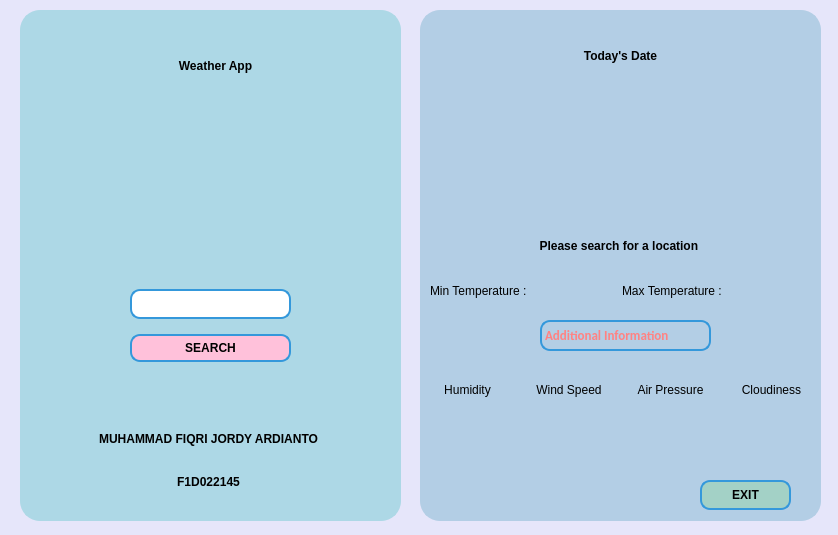
<?xml version="1.0" encoding="UTF-8"?>
<ui version="4.0">
 <class>Form</class>
 <widget class="QWidget" name="Form">
  <property name="geometry">
   <rect>
    <x>0</x>
    <y>0</y>
    <width>838</width>
    <height>535</height>
   </rect>
  </property>
  <property name="windowTitle">
   <string>Form</string>
  </property>
  <property name="styleSheet">
   <string notr="true">QWidget#Form{
	background-color:#e6e6fa;
}</string>
  </property>
  <widget class="QLabel" name="label">
   <property name="geometry">
    <rect>
     <x>210</x>
     <y>270</y>
     <width>55</width>
     <height>16</height>
    </rect>
   </property>
   <property name="text">
    <string/>
   </property>
  </widget>
  <widget class="QWidget" name="verticalWidget" native="true">
   <property name="geometry">
    <rect>
     <x>-8</x>
     <y>10</y>
     <width>20</width>
     <height>20</height>
    </rect>
   </property>
   <layout class="QVBoxLayout" name="verticalLayout"/>
  </widget>
  <widget class="QFrame" name="frame1">
   <property name="geometry">
    <rect>
     <x>20</x>
     <y>10</y>
     <width>381</width>
     <height>511</height>
    </rect>
   </property>
   <property name="styleSheet">
    <string notr="true">QFrame#frame1 {
    border: 2px solid #ADD8E6;
    border-radius: 20px;
	background-color:#ADD8E6
}
</string>
   </property>
   <property name="frameShape">
    <enum>QFrame::Box</enum>
   </property>
   <property name="frameShadow">
    <enum>QFrame::Plain</enum>
   </property>
   <property name="lineWidth">
    <number>2</number>
   </property>
   <widget class="QLabel" name="logo1">
    <property name="geometry">
     <rect>
      <x>130</x>
      <y>110</y>
      <width>131</width>
      <height>121</height>
     </rect>
    </property>
    <property name="text">
     <string/>
    </property>
    <property name="pixmap">
     <pixmap>../unduhan/Downloads/weather.png</pixmap>
    </property>
    <property name="scaledContents">
     <bool>true</bool>
    </property>
   </widget>
   <widget class="QLabel" name="label_judul">
    <property name="geometry">
     <rect>
      <x>130</x>
      <y>30</y>
      <width>131</width>
      <height>51</height>
     </rect>
    </property>
    <property name="styleSheet">
     <string notr="true">font: 12pt &quot;Arial&quot;;
font-weight: bold;</string>
    </property>
    <property name="text">
     <string>Weather App</string>
    </property>
    <property name="alignment">
     <set>Qt::AlignCenter</set>
    </property>
   </widget>
   <widget class="QWidget" name="verticalLayoutWidget_2">
    <property name="geometry">
     <rect>
      <x>110</x>
      <y>270</y>
      <width>161</width>
      <height>91</height>
     </rect>
    </property>
    <layout class="QVBoxLayout" name="verticalLayout_2">
     <item>
      <widget class="QLineEdit" name="search">
       <property name="styleSheet">
        <string notr="true">border: 2px solid #3498db;
border-radius: 10px;
padding: 5px;
background-color: white;
</string>
       </property>
      </widget>
     </item>
     <item>
      <widget class="QPushButton" name="btn_search">
       <property name="styleSheet">
        <string notr="true">QPushButton {
	border: 2px solid #3498db;
    border-radius: 10px;
	font: 8pt &quot;Arial&quot;;
    padding: 5px;
    background-color: #FFC1DA;
	font-weight : bold;
}

QPushButton:hover {
    background-color: #CCCCFF;
}

</string>
       </property>
       <property name="text">
        <string>SEARCH</string>
       </property>
       <property name="checkable">
        <bool>false</bool>
       </property>
      </widget>
     </item>
    </layout>
   </widget>
   <widget class="QWidget" name="verticalLayoutWidget">
    <property name="geometry">
     <rect>
      <x>40</x>
      <y>410</y>
      <width>297</width>
      <height>80</height>
     </rect>
    </property>
    <layout class="QVBoxLayout" name="verticalLayout_3">
     <item>
      <widget class="QLabel" name="label_nama">
       <property name="styleSheet">
        <string notr="true">font: 10pt &quot;Arial&quot;;
font-weight: bold;
</string>
       </property>
       <property name="text">
        <string>MUHAMMAD FIQRI JORDY ARDIANTO</string>
       </property>
       <property name="alignment">
        <set>Qt::AlignCenter</set>
       </property>
      </widget>
     </item>
     <item>
      <widget class="QLabel" name="label_nim">
       <property name="styleSheet">
        <string notr="true">font: 10pt &quot;Arial&quot;;
font-weight: bold;
</string>
       </property>
       <property name="text">
        <string>F1D022145</string>
       </property>
       <property name="alignment">
        <set>Qt::AlignCenter</set>
       </property>
      </widget>
     </item>
    </layout>
   </widget>
  </widget>
  <widget class="QFrame" name="frame2">
   <property name="geometry">
    <rect>
     <x>420</x>
     <y>10</y>
     <width>401</width>
     <height>511</height>
    </rect>
   </property>
   <property name="styleSheet">
    <string notr="true">QFrame#frame2 {
    border: 2px solid#b3cee5;
    border-radius: 20px;
	background-color:#b3cee5;
}
</string>
   </property>
   <property name="frameShape">
    <enum>QFrame::Box</enum>
   </property>
   <property name="frameShadow">
    <enum>QFrame::Plain</enum>
   </property>
   <property name="lineWidth">
    <number>2</number>
   </property>
   <widget class="QLabel" name="logo2">
    <property name="geometry">
     <rect>
      <x>130</x>
      <y>70</y>
      <width>151</width>
      <height>141</height>
     </rect>
    </property>
    <property name="text">
     <string/>
    </property>
    <property name="pixmap">
     <pixmap>../unduhan/Downloads/weather-forecast.png</pixmap>
    </property>
    <property name="scaledContents">
     <bool>true</bool>
    </property>
   </widget>
   <widget class="QLabel" name="label_2">
    <property name="geometry">
     <rect>
      <x>120</x>
      <y>310</y>
      <width>171</width>
      <height>31</height>
     </rect>
    </property>
    <property name="font">
     <font>
      <family>Calibri</family>
      <pointsize>10</pointsize>
      <weight>75</weight>
      <italic>false</italic>
      <bold>true</bold>
     </font>
    </property>
    <property name="styleSheet">
     <string notr="true">font: 10pt &quot;Calibri&quot;;
font-weight: bold;
color: #FF8282;
border: 2px solid #3498db;
border-radius: 10px;</string>
    </property>
    <property name="text">
     <string>Additional Information</string>
    </property>
   </widget>
   <widget class="QLabel" name="label_cuaca">
    <property name="geometry">
     <rect>
      <x>80</x>
      <y>220</y>
      <width>241</width>
      <height>31</height>
     </rect>
    </property>
    <property name="styleSheet">
     <string notr="true">font: 12pt &quot;Calibri&quot;;
font-weight: bold;</string>
    </property>
    <property name="text">
     <string>Please search for a location </string>
    </property>
    <property name="alignment">
     <set>Qt::AlignCenter</set>
    </property>
   </widget>
   <widget class="QPushButton" name="btn_exit">
    <property name="geometry">
     <rect>
      <x>280</x>
      <y>470</y>
      <width>91</width>
      <height>30</height>
     </rect>
    </property>
    <property name="styleSheet">
     <string notr="true">QPushButton {
	border: 2px solid #3498db;
    background-color:  #A3D1C6;
    border-radius: 10px; 
    padding: 5px 15px;
	font: 8pt &quot;Arial&quot;;
	font-weight: bold;
}

QPushButton:hover {
    background-color: #CCCCFF;
}


</string>
    </property>
    <property name="text">
     <string>EXIT</string>
    </property>
   </widget>
   <widget class="QWidget" name="gridLayoutWidget_2">
    <property name="geometry">
     <rect>
      <x>10</x>
      <y>260</y>
      <width>381</width>
      <height>41</height>
     </rect>
    </property>
    <layout class="QGridLayout" name="gridLayout_2">
     <item row="0" column="2">
      <widget class="QLabel" name="label_suhu2">
       <property name="styleSheet">
        <string notr="true">font: 9pt &quot;Calibri&quot;;</string>
       </property>
       <property name="text">
        <string>Max Temperature : </string>
       </property>
      </widget>
     </item>
     <item row="0" column="0">
      <widget class="QLabel" name="label_suhu1">
       <property name="styleSheet">
        <string notr="true">font: 9pt &quot;Calibri&quot;;
</string>
       </property>
       <property name="text">
        <string>Min Temperature : </string>
       </property>
      </widget>
     </item>
     <item row="0" column="1">
      <widget class="QLabel" name="label_kosong5">
       <property name="text">
        <string/>
       </property>
       <property name="alignment">
        <set>Qt::AlignLeading|Qt::AlignLeft|Qt::AlignVCenter</set>
       </property>
      </widget>
     </item>
     <item row="0" column="3">
      <widget class="QLabel" name="label_kosong6">
       <property name="text">
        <string/>
       </property>
       <property name="alignment">
        <set>Qt::AlignLeading|Qt::AlignLeft|Qt::AlignVCenter</set>
       </property>
      </widget>
     </item>
    </layout>
   </widget>
   <widget class="QWidget" name="gridLayoutWidget">
    <property name="geometry">
     <rect>
      <x>10</x>
      <y>350</y>
      <width>379</width>
      <height>80</height>
     </rect>
    </property>
    <layout class="QGridLayout" name="gridLayout">
     <item row="1" column="0">
      <widget class="QLabel" name="label_kosong1">
       <property name="styleSheet">
        <string notr="true">font: 9pt &quot;Calibri&quot;;
font-weight: bold;</string>
       </property>
       <property name="text">
        <string/>
       </property>
       <property name="alignment">
        <set>Qt::AlignCenter</set>
       </property>
      </widget>
     </item>
     <item row="1" column="6">
      <widget class="QLabel" name="label_kosong4">
       <property name="font">
        <font>
         <family>Calibri</family>
         <pointsize>9</pointsize>
         <weight>75</weight>
         <bold>true</bold>
        </font>
       </property>
       <property name="text">
        <string/>
       </property>
       <property name="alignment">
        <set>Qt::AlignCenter</set>
       </property>
      </widget>
     </item>
     <item row="1" column="4">
      <widget class="QLabel" name="label_kosong3">
       <property name="styleSheet">
        <string notr="true">font: 9pt &quot;Calibri&quot;;
font-weight: bold;</string>
       </property>
       <property name="text">
        <string/>
       </property>
       <property name="alignment">
        <set>Qt::AlignCenter</set>
       </property>
      </widget>
     </item>
     <item row="0" column="1">
      <spacer name="verticalSpacer">
       <property name="orientation">
        <enum>Qt::Vertical</enum>
       </property>
       <property name="sizeHint" stdset="0">
        <size>
         <width>20</width>
         <height>40</height>
        </size>
       </property>
      </spacer>
     </item>
     <item row="0" column="3">
      <spacer name="verticalSpacer_2">
       <property name="orientation">
        <enum>Qt::Vertical</enum>
       </property>
       <property name="sizeHint" stdset="0">
        <size>
         <width>20</width>
         <height>40</height>
        </size>
       </property>
      </spacer>
     </item>
     <item row="0" column="5">
      <spacer name="verticalSpacer_3">
       <property name="orientation">
        <enum>Qt::Vertical</enum>
       </property>
       <property name="sizeHint" stdset="0">
        <size>
         <width>20</width>
         <height>40</height>
        </size>
       </property>
      </spacer>
     </item>
     <item row="1" column="2">
      <widget class="QLabel" name="label_kosong2">
       <property name="styleSheet">
        <string notr="true">font: 9pt &quot;Calibri&quot;;
font-weight: bold;</string>
       </property>
       <property name="text">
        <string/>
       </property>
       <property name="alignment">
        <set>Qt::AlignCenter</set>
       </property>
      </widget>
     </item>
     <item row="0" column="6">
      <widget class="QLabel" name="label_cloudiness">
       <property name="styleSheet">
        <string notr="true">font: 9pt &quot;Calibri&quot;;</string>
       </property>
       <property name="text">
        <string>Cloudiness</string>
       </property>
       <property name="alignment">
        <set>Qt::AlignCenter</set>
       </property>
      </widget>
     </item>
     <item row="0" column="4">
      <widget class="QLabel" name="label_pressure">
       <property name="styleSheet">
        <string notr="true">font: 9pt &quot;Calibri&quot;;</string>
       </property>
       <property name="text">
        <string>Air Pressure</string>
       </property>
       <property name="alignment">
        <set>Qt::AlignCenter</set>
       </property>
      </widget>
     </item>
     <item row="0" column="2">
      <widget class="QLabel" name="label_wind">
       <property name="styleSheet">
        <string notr="true">font: 9pt &quot;Calibri&quot;;</string>
       </property>
       <property name="text">
        <string>Wind Speed</string>
       </property>
       <property name="alignment">
        <set>Qt::AlignCenter</set>
       </property>
      </widget>
     </item>
     <item row="0" column="0">
      <widget class="QLabel" name="label_humidity">
       <property name="styleSheet">
        <string notr="true">font: 9pt &quot;Calibri&quot;;</string>
       </property>
       <property name="text">
        <string>Humidity</string>
       </property>
       <property name="alignment">
        <set>Qt::AlignCenter</set>
       </property>
      </widget>
     </item>
    </layout>
   </widget>
   <widget class="QLabel" name="label_date">
    <property name="geometry">
     <rect>
      <x>70</x>
      <y>30</y>
      <width>261</width>
      <height>31</height>
     </rect>
    </property>
    <property name="styleSheet">
     <string notr="true">font: 12pt &quot;Calibri&quot;;
font-weight: bold;</string>
    </property>
    <property name="text">
     <string>Today's Date</string>
    </property>
    <property name="alignment">
     <set>Qt::AlignCenter</set>
    </property>
   </widget>
  </widget>
 </widget>
 <resources/>
 <connections/>
</ui>
